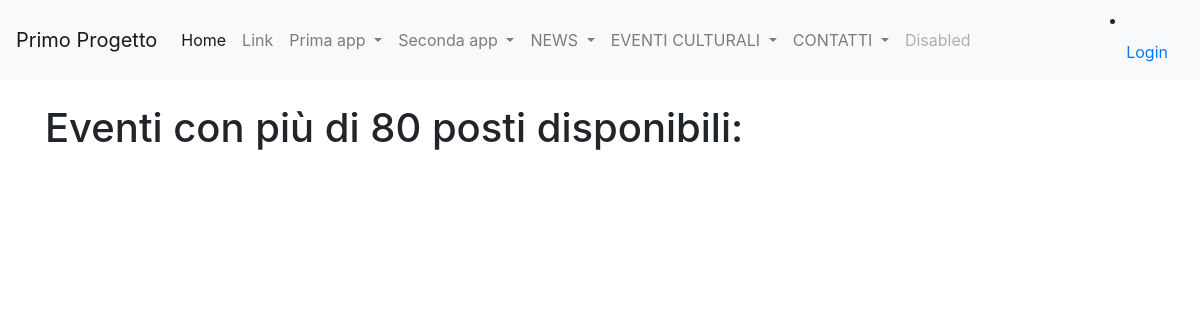
The page /query_d on the database as committed earlier.
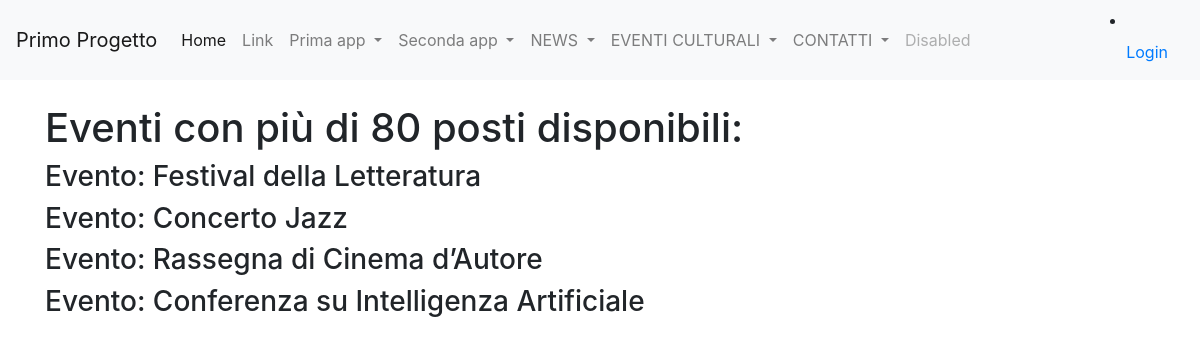
The same page on the database as committed later.
### eventi_culturali/models.py (models this page shows)
class Evento(models.Model):
    titolo = models.CharField(max_length=100)
    descrizione = models.TextField(blank=True)
    data_inizio = models.DateField(default=datetime.now(), blank=True)
    data_fine = models.DateField(default=datetime.now(), blank=True)
    posti_disponibili = models.IntegerField(blank=True, default=0)
    def __str__(self):
        return self.titolo
    class Meta:
        verbose_name = "Evento"
        verbose_name_plural = "Eventi"

### eventi_culturali/views.py (the view)
# urls.py: path('query_d', query_d, name = "query_d"),
def query_d(request):
    query_d = Evento.objects.filter(posti_disponibili__gte=80)
    context = {"query_d": query_d}
    print(context)
    return render(request, "view_d.html", context)

### eventi_culturali/templates/view_d.html (shortened to what this page needs)
{% extends 'base.html'%}
{%block content%}
<h1>Eventi con più di 80 posti disponibili: </h4>
{% for evento in query_d %}
<h3>Evento: {{evento}}</h3>
{% endfor %}
{%endblock content%}

Rows that differ between the two databases and show on the page:
added Evento: titolo "Festival della Letteratura"
added Evento: titolo "Concerto Jazz"
added Evento: titolo "Rassegna di Cinema d’Autore"
added Evento: titolo "Conferenza su Intelligenza Artificiale"
